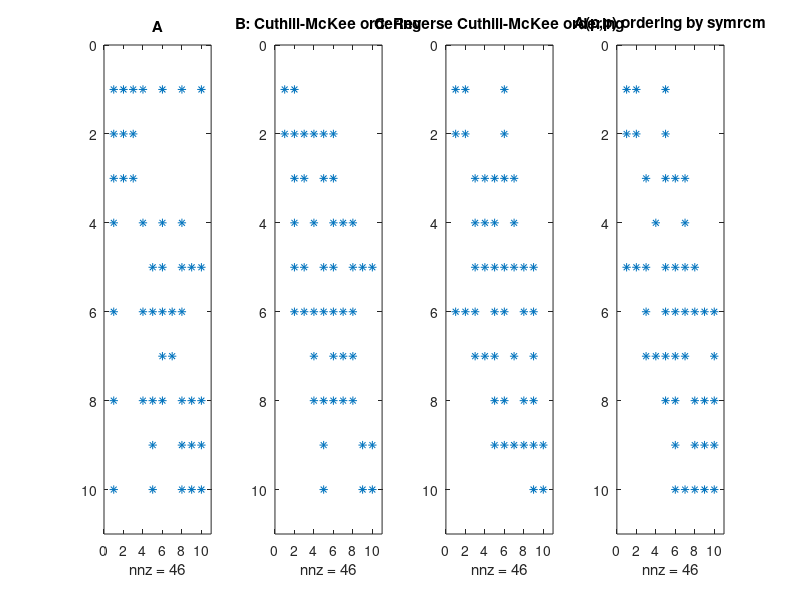
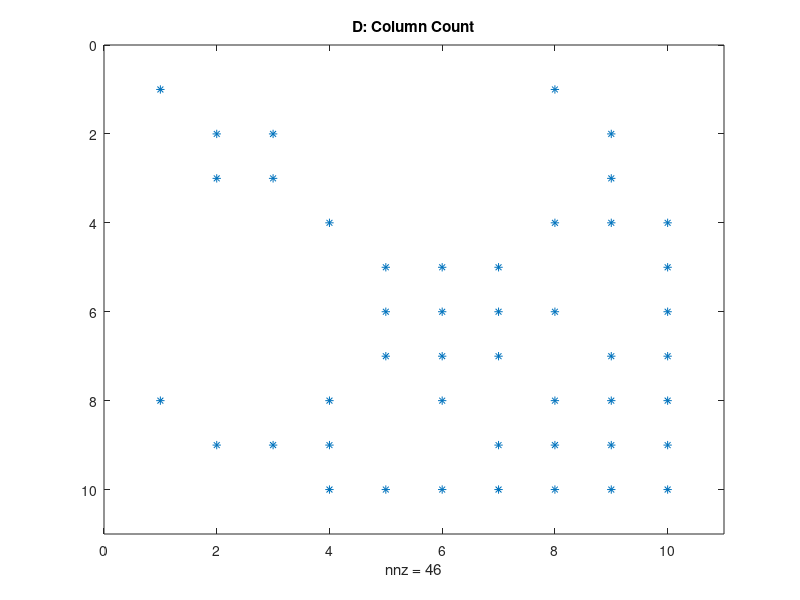
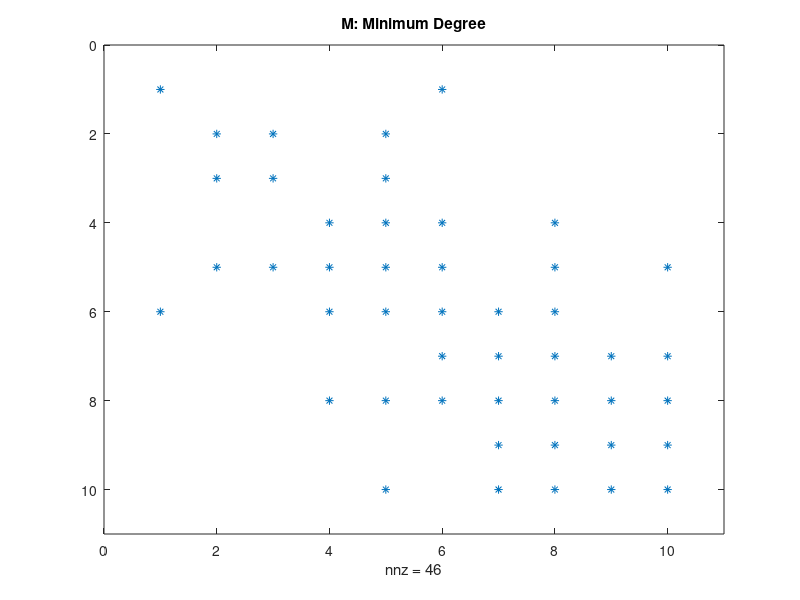
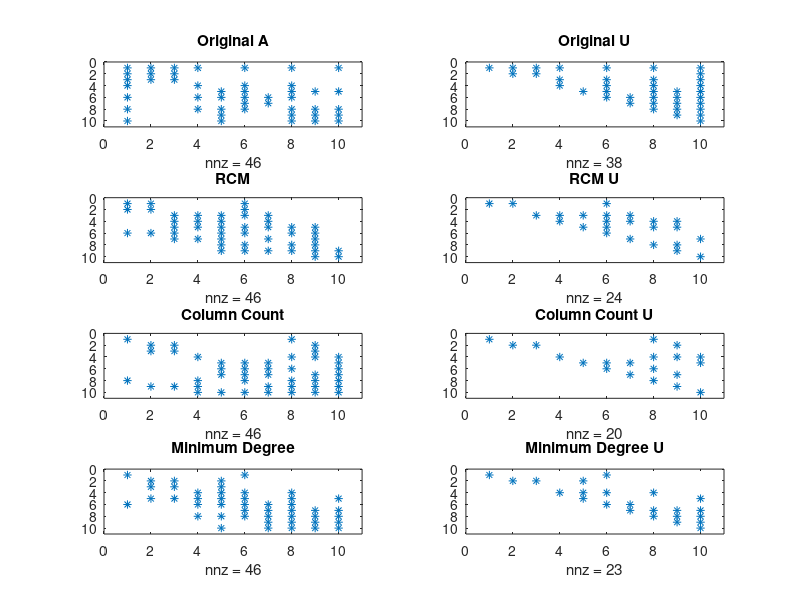

These figures' MATLAB source, in order:
%Ex7 Q2
clc
clear

%--a-->>matrix A and its bandwidth
%   1 2 3 4 5 6 7 8 9 10
A=[ 1 1 1 1 0 1 0 1 0 1;  %1
    1 1 1 0 0 0 0 0 0 0;  %2
    1 1 1 0 0 0 0 0 0 0;  %3
    1 0 0 1 0 1 0 1 0 0;  %4
    0 0 0 0 1 1 0 1 1 1;  %5
    1 0 0 1 1 1 1 1 0 0;  %6
    0 0 0 0 0 1 1 0 0 0;  %7
    1 0 0 1 1 1 0 1 1 1;  %8
    0 0 0 0 1 0 0 1 1 1;  %9
    1 0 0 0 1 0 0 1 1 1]; %10


[i, j]=find(A);
bw=max(i-j);
fullband_A=bandwidth(A)*2+1;
fprintf('Full bandwidth of [A]=%i\n',fullband_A)


figure(1)

subplot(1,4,1)
spy(A)
title('A')

%--b-->>Cuthill-McKee reorder, B and its bandwidth
%   1 2 3 4 5 6 7 8 9 10
B=[ 1 1 0 0 0 0 0 0 0 0;  %1
    1 1 1 1 1 1 0 0 0 0;  %2
    0 1 1 0 1 1 0 0 0 0;  %3
    0 1 0 1 0 1 1 1 0 0;  %4
    0 1 1 0 1 1 0 1 1 1;  %5
    0 1 1 1 1 1 1 1 0 0;  %6
    0 0 0 1 0 1 1 1 0 0;  %7
    0 0 0 1 1 1 1 1 0 0;  %8
    0 0 0 0 1 0 0 0 1 1;  %9
    0 0 0 0 1 0 0 0 1 1]; %10

fullband_B=bandwidth(B)*2+1;
fprintf('Full bandwidth of [B]=%i\n',fullband_B)
subplot(1,4,2)
spy(B)
title('B: Cuthill-McKee ordering')

%--c-->>Reverse Cuthill-McKee reorder, C and its bandwidth
%   1 2 3 4 5 6 7 8 9 10
C=[ 1 1 0 0 0 1 0 0 0 0;  %1
    1 1 0 0 0 1 0 0 0 0;  %2
    0 0 1 1 1 1 1 0 0 0;  %3
    0 0 1 1 1 0 1 0 0 0;  %4
    0 0 1 1 1 1 1 1 1 0;  %5
    1 1 1 0 1 1 0 1 1 0;  %6
    0 0 1 1 1 0 1 0 1 0;  %7
    0 0 0 0 1 1 0 1 1 0;  %8
    0 0 0 0 1 1 1 1 1 1;  %9
    0 0 0 0 0 0 0 0 1 1]; %10

fullband_C=bandwidth(C)*2+1;
fprintf('Full bandwidth of [C]=%i\n',fullband_C)
subplot(1,4,3)
spy(C)
title('C: Reverse Cuthill-McKee ordering')

%--d-->>use matlab command symrcm
p=symrcm(A);
RCM=A(p,p);
subplot(1,4,4)
spy(RCM)
title('A(p,p) ordering by symrcm')

fullband_RCM=bandwidth(RCM)*2+1;
fprintf('Full bandwidth of [A(p,p)]=%i\n',fullband_RCM)

%--e-->>column count reordering
%   1 2 3 4 5 6 7 8 9 10
D=[ 1 0 0 0 0 0 0 1 0 0;  %1
    0 1 1 0 0 0 0 0 1 0;  %2
    0 1 1 0 0 0 0 0 1 0;  %3
    0 0 0 1 0 0 0 1 1 1;  %4
    0 0 0 0 1 1 1 0 0 1;  %5
    0 0 0 0 1 1 1 1 0 1;  %6
    0 0 0 0 1 1 1 0 1 1;  %7
    1 0 0 1 0 1 0 1 1 1;  %8
    0 1 1 1 0 0 1 1 1 1;  %9
    0 0 0 1 1 1 1 1 1 1]; %10

fullband_D=bandwidth(D)*2+1;
fprintf('Full bandwidth of [D]=%i\n',fullband_D)

figure(2)
spy(D)
title('D: Column Count')

%--f-->>minimum degree reordering
%   1 2 3 4 5 6 7 8 9 10
M=[ 1 0 0 0 0 1 0 0 0 0;  %1
    0 1 1 0 1 0 0 0 0 0;  %2
    0 1 1 0 1 0 0 0 0 0;  %3
    0 0 0 1 1 1 0 1 0 0;  %4
    0 1 1 1 1 1 0 1 0 1;  %5
    1 0 0 1 1 1 1 1 0 0;  %6
    0 0 0 0 0 1 1 1 1 1;  %7
    0 0 0 1 1 1 1 1 1 1;  %8
    0 0 0 0 0 0 1 1 1 1;  %9
    0 0 0 0 1 0 1 1 1 1]; %10

fullband_M=bandwidth(M)*2+1;
fprintf('Full bandwidth of [M]=%i\n',fullband_M)

figure(3)
spy(M)
title('M: Minimum Degree')

%--g-->>LU factorisation
[LA,UA]=lu(A);  %A  -- orginal
[LC,UC]=lu(C);  %C  -- Reverse Cuthill-McKee, hand
[LD,UD]=lu(D);  %D  -- Column Count, hand
[LM,UM]=lu(M);  %M  -- Minimum Degree, hand

%summary figure
figure(4);
title('dfd')

%A
subplot(4,2,1)
spy(A)
title('Original A')

subplot(4,2,2)
spy(UA)
title('Original U')

%C
subplot(4,2,3)
spy(C)
title('RCM')

subplot(4,2,4)
spy(UC)
title('RCM U')

%D
subplot(4,2,5)
spy(D)
title('Column Count')

subplot(4,2,6)
spy(UD)
title('Column Count U')

%M
subplot(4,2,7)
spy(M)
title('Minimum Degree')

subplot(4,2,8)
spy(UM)
title('Minimum Degree U')

%summary figure
figure(5);

%A
subplot(4,2,1)
spy(A)
title('Original A')

subplot(4,2,2)
spy(UA)
title('Original U')

%C
p=symrcm(A);
C=A(p,p);
[LC,UC]=lu(C);

subplot(4,2,3)
spy(C)
title('RCM')

subplot(4,2,4)
spy(UC)
title('RCM U')

%D
q=colperm(A);
D=A(q,q);
[LD,UD]=lu(D);

subplot(4,2,5)
spy(D)
title('Column Count')

subplot(4,2,6)
spy(UD)
title('Column Count U')

%M
r=symamd(A);
M=A(r,r);
[LM,UM]=lu(M);

subplot(4,2,7)
spy(M)
title('Minimum Degree')

subplot(4,2,8)
spy(UM)
title('Minimum Degree U')